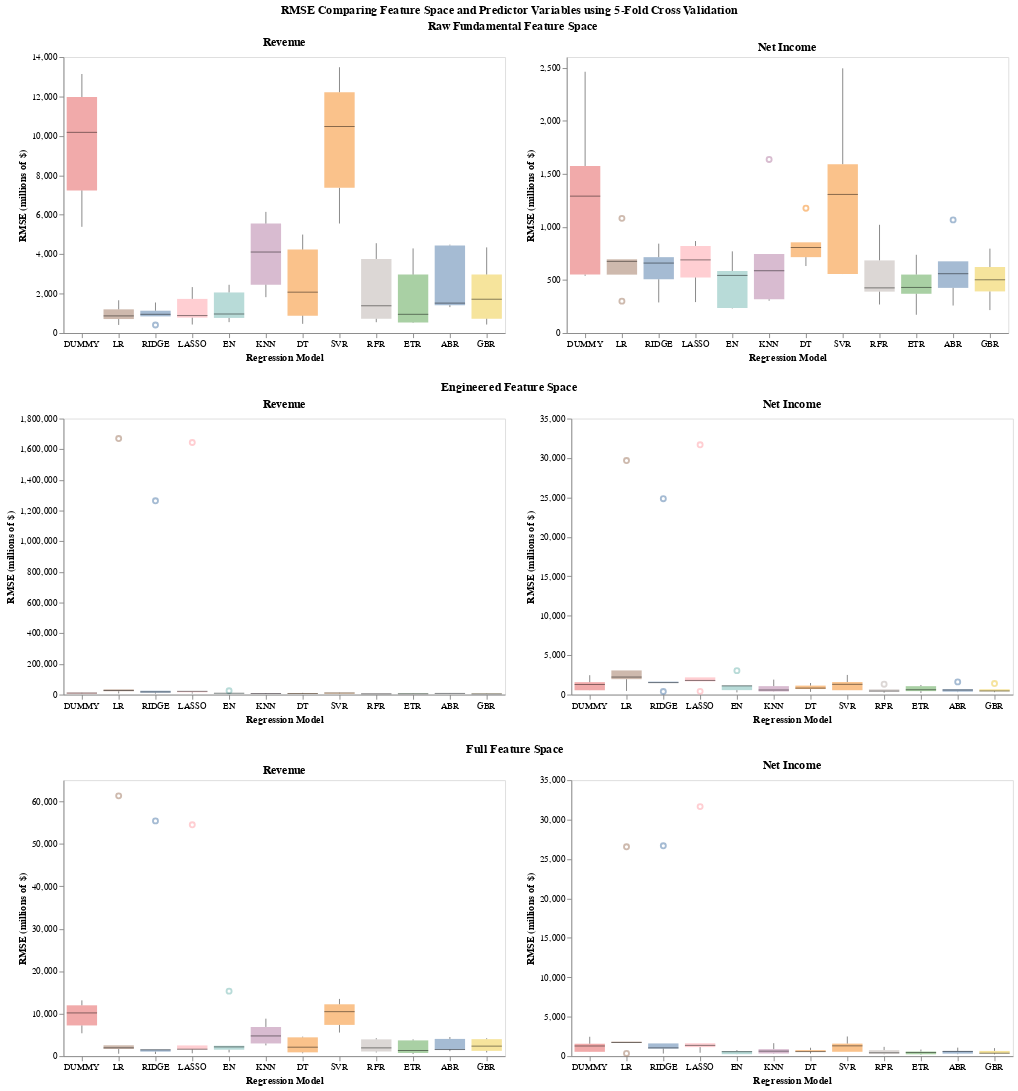

The notebook cell saved with this chart:
### Code cell
(full_chart & full_chart2 & full_chart3).properties(
    title=alt.TitleParams('RMSE Comparing Feature Space and Predictor Variables using 5-Fold Cross Validation', anchor='middle'))

### Figure 1 — Vega-Lite specification as saved in the notebook (floating-point values rounded to 4 significant figures)
{"config": {"view": {"continuousWidth": 300, "continuousHeight": 300}}, "vconcat": [{"hconcat": [{"data": {"name": "data-e4848a7503e595a6718efbc59805ee4b"}, "mark": {"type": "boxplot", "median": {"color": "black", "strokeWidth": 3}, "opacity": 0.5, "size": 33}, "encoding": {"color": {"field": "model", "legend": null, "type": "nominal"}, "x": {"axis": {"grid": false, "labelAngle": 0}, "field": "model", "sort": ["DUMMY", "LR", "RIDGE", "LASSO", "EN", "KNN", "DT", "SVR", "RFR", "ETR", "ABR", "GBR"], "title": "Regression Model", "type": "nominal"}, "y": {"axis": {"grid": false}, "field": "rmse", "title": "RMSE (millions of $)", "type": "quantitative"}}, "height": 300, "title": "Revenue", "width": 480}, {"data": {"name": "data-b37f6dd017c7f136a2761f75bf14d2f5"}, "mark": {"type": "boxplot", "median": {"color": "black", "strokeWidth": 3}, "opacity": 0.5, "size": 33}, "encoding": {"color": {"field": "model", "legend": null, "type": "nominal"}, "x": {"axis": {"grid": false, "labelAngle": 0}, "field": "model", "sort": ["DUMMY", "LR", "RIDGE", "LASSO", "EN", "KNN", "DT", "SVR", "RFR", "ETR", "ABR", "GBR"], "title": "Regression Model", "type": "nominal"}, "y": {"axis": {"grid": false}, "field": "rmse", "title": "RMSE (millions of $)", "type": "quantitative"}}, "height": 300, "title": "Net Income", "width": 480}], "title": {"text": "Raw Fundamental Feature Space", "anchor": "middle"}}, {"hconcat": [{"data": {"name": "data-2c83f61367b9a9bb2e094c91e7aa6c70"}, "mark": {"type": "boxplot", "median": {"color": "black", "strokeWidth": 3}, "opacity": 0.5, "size": 33}, "encoding": {"color": {"field": "model", "legend": null, "type": "nominal"}, "x": {"axis": {"grid": false, "labelAngle": 0}, "field": "model", "sort": ["DUMMY", "LR", "RIDGE", "LASSO", "EN", "KNN", "DT", "SVR", "RFR", "ETR", "ABR", "GBR"], "title": "Regression Model", "type": "nominal"}, "y": {"axis": {"grid": false}, "field": "rmse", "title": "RMSE (millions of $)", "type": "quantitative"}}, "height": 300, "title": "Revenue", "width": 480}, {"data": {"name": "data-06e326e392af70619e4648dd0601b941"}, "mark": {"type": "boxplot", "median": {"color": "black", "strokeWidth": 3}, "opacity": 0.5, "size": 33}, "encoding": {"color": {"field": "model", "legend": null, "type": "nominal"}, "x": {"axis": {"grid": false, "labelAngle": 0}, "field": "model", "sort": ["DUMMY", "LR", "RIDGE", "LASSO", "EN", "KNN", "DT", "SVR", "RFR", "ETR", "ABR", "GBR"], "title": "Regression Model", "type": "nominal"}, "y": {"axis": {"grid": false}, "field": "rmse", "title": "RMSE (millions of $)", "type": "quantitative"}}, "height": 300, "title": "Net Income", "width": 480}], "title": {"text": "Engineered Feature Space", "anchor": "middle"}}, {"hconcat": [{"data": {"name": "data-300b158b0f53d2827f449052b3dce489"}, "mark": {"type": "boxplot", "median": {"color": "black", "strokeWidth": 3}, "opacity": 0.5, "size": 33}, "encoding": {"color": {"field": "model", "legend": null, "type": "nominal"}, "x": {"axis": {"grid": false, "labelAngle": 0}, "field": "model", "sort": ["DUMMY", "LR", "RIDGE", "LASSO", "EN", "KNN", "DT", "SVR", "RFR", "ETR", "ABR", "GBR"], "title": "Regression Model", "type": "nominal"}, "y": {"axis": {"grid": false}, "field": "rmse", "title": "RMSE (millions of $)", "type": "quantitative"}}, "height": 300, "title": "Revenue", "width": 480}, {"data": {"name": "data-993961cdc294a7cc8883ef4e5017f7c1"}, "mark": {"type": "boxplot", "median": {"color": "black", "strokeWidth": 3}, "opacity": 0.5, "size": 33}, "encoding": {"color": {"field": "model", "legend": null, "type": "nominal"}, "x": {"axis": {"grid": false, "labelAngle": 0}, "field": "model", "sort": ["DUMMY", "LR", "RIDGE", "LASSO", "EN", "KNN", "DT", "SVR", "RFR", "ETR", "ABR", "GBR"], "title": "Regression Model", "type": "nominal"}, "y": {"axis": {"grid": false}, "field": "rmse", "title": "RMSE (millions of $)", "type": "quantitative"}}, "height": 300, "title": "Net Income", "width": 480}], "title": {"text": "Full Feature Space", "anchor": "middle"}}], "title": {"text": "RMSE Comparing Feature Space and Predictor Variables using 5-Fold Cross Validation", "anchor": "middle"}, "$schema": "https://vega.github.io/schema/vega-lite/v5.20.1.json", "datasets": {"data-e4848a7503e595a6718efbc59805ee4b": [{"model": "DUMMY", "rmse": 10180.0}, {"model": "DUMMY", "rmse": 13140.0}, {"model": "DUMMY", "rmse": 5387.0}, {"model": "DUMMY", "rmse": 11970.0}, {"model": "DUMMY", "rmse": 7235.0}, {"model": "LR", "rmse": 710.2}, {"model": "LR", "rmse": 1662.0}, {"model": "LR", "rmse": 869.1}, {"model": "LR", "rmse": 1202.0}, {"model": "LR", "rmse": 411.7}, {"model": "RIDGE", "rmse": 951.5}, {"model": "RIDGE", "rmse": 1549.0}, {"model": "RIDGE", "rmse": 844.3}, {"model": "RIDGE", "rmse": 1132.0}, {"model": "RIDGE", "rmse": 409.0}, {"model": "LASSO", "rmse": 783.5}, {"model": "LASSO", "rmse": 1731.0}, {"model": "LASSO", "rmse": 884.5}, {"model": "LASSO", "rmse": 2331.0}, {"model": "LASSO", "rmse": 431.4}, {"model": "EN", "rmse": 965.6}, {"model": "EN", "rmse": 2447.0}, {"model": "EN", "rmse": 766.2}, {"model": "EN", "rmse": 2058.0}, {"model": "EN", "rmse": 551.8}, {"model": "KNN", "rmse": 4109.0}, {"model": "KNN", "rmse": 6145.0}, {"model": "KNN", "rmse": 1820.0}, {"model": "KNN", "rmse": 5551.0}, {"model": "KNN", "rmse": 2454.0}, {"model": "DT", "rmse": 2074.0}, {"model": "DT", "rmse": 4995.0}, {"model": "DT", "rmse": 466.8}, {"model": "DT", "rmse": 4233.0}, {"model": "DT", "rmse": 882.7}, {"model": "SVR", "rmse": 10470.0}, {"model": "SVR", "rmse": 13480.0}, {"model": "SVR", "rmse": 5556.0}, {"model": "SVR", "rmse": 12210.0}, {"model": "SVR", "rmse": 7364.0}, {"model": "RFR", "rmse": 1382.0}, {"model": "RFR", "rmse": 4557.0}, {"model": "RFR", "rmse": 548.9}, {"model": "RFR", "rmse": 3758.0}, {"model": "RFR", "rmse": 726.1}, {"model": "ETR", "rmse": 951.1}, {"model": "ETR", "rmse": 4293.0}, {"model": "ETR", "rmse": 536.3}, {"model": "ETR", "rmse": 2964.0}, {"model": "ETR", "rmse": 515.5}, {"model": "ABR", "rmse": 1415.0}, {"model": "ABR", "rmse": 4445.0}, {"model": "ABR", "rmse": 1315.0}, {"model": "ABR", "rmse": 4483.0}, {"model": "ABR", "rmse": 1519.0}, {"model": "GBR", "rmse": 1716.0}, {"model": "GBR", "rmse": 4345.0}, {"model": "GBR", "rmse": 431.4}, {"model": "GBR", "rmse": 2967.0}, {"model": "GBR", "rmse": 728.9}], "data-b37f6dd017c7f136a2761f75bf14d2f5": [{"model": "DUMMY", "rmse": 1574.0}, {"model": "DUMMY", "rmse": 2461.0}, {"model": "DUMMY", "rmse": 538.8}, {"model": "DUMMY", "rmse": 1290.0}, {"model": "DUMMY", "rmse": 550.8}, {"model": "LR", "rmse": 694.6}, {"model": "LR", "rmse": 675.6}, {"model": "LR", "rmse": 550.3}, {"model": "LR", "rmse": 1080.0}, {"model": "LR", "rmse": 300.2}, {"model": "RIDGE", "rmse": 842.1}, {"model": "RIDGE", "rmse": 659.2}, {"model": "RIDGE", "rmse": 506.7}, {"model": "RIDGE", "rmse": 714.8}, {"model": "RIDGE", "rmse": 288.2}, {"model": "LASSO", "rmse": 866.8}, {"model": "LASSO", "rmse": 689.0}, {"model": "LASSO", "rmse": 524.3}, {"model": "LASSO", "rmse": 820.6}, {"model": "LASSO", "rmse": 291.4}, {"model": "EN", "rmse": 584.2}, {"model": "EN", "rmse": 769.6}, {"model": "EN", "rmse": 234.7}, {"model": "EN", "rmse": 543.2}, {"model": "EN", "rmse": 230.8}, {"model": "KNN", "rmse": 745.1}, {"model": "KNN", "rmse": 1635.0}, {"model": "KNN", "rmse": 317.8}, {"model": "KNN", "rmse": 586.7}, {"model": "KNN", "rmse": 304.5}, {"model": "DT", "rmse": 805.7}, {"model": "DT", "rmse": 1176.0}, {"model": "DT", "rmse": 854.7}, {"model": "DT", "rmse": 715.0}, {"model": "DT", "rmse": 631.2}, {"model": "SVR", "rmse": 1591.0}, {"model": "SVR", "rmse": 2494.0}, {"model": "SVR", "rmse": 555.0}, {"model": "SVR", "rmse": 1306.0}, {"model": "SVR", "rmse": 555.4}, {"model": "RFR", "rmse": 684.3}, {"model": "RFR", "rmse": 1020.0}, {"model": "RFR", "rmse": 425.4}, {"model": "RFR", "rmse": 390.2}, {"model": "RFR", "rmse": 268.7}, {"model": "ETR", "rmse": 550.8}, {"model": "ETR", "rmse": 737.1}, {"model": "ETR", "rmse": 370.0}, {"model": "ETR", "rmse": 429.9}, {"model": "ETR", "rmse": 172.3}, {"model": "ABR", "rmse": 675.5}, {"model": "ABR", "rmse": 1066.0}, {"model": "ABR", "rmse": 425.5}, {"model": "ABR", "rmse": 558.7}, {"model": "ABR", "rmse": 259.1}, {"model": "GBR", "rmse": 622.0}, {"model": "GBR", "rmse": 795.3}, {"model": "GBR", "rmse": 392.1}, {"model": "GBR", "rmse": 501.5}, {"model": "GBR", "rmse": 215.9}], "data-2c83f61367b9a9bb2e094c91e7aa6c70": [{"model": "DUMMY", "rmse": 10180.0}, {"model": "DUMMY", "rmse": 13140.0}, {"model": "DUMMY", "rmse": 5387.0}, {"model": "DUMMY", "rmse": 11970.0}, {"model": "DUMMY", "rmse": 7235.0}, {"model": "LR", "rmse": 34540.0}, {"model": "LR", "rmse": 21820.0}, {"model": "LR", "rmse": 1670000.0}, {"model": "LR", "rmse": 26720.0}, {"model": "LR", "rmse": 7470.0}, {"model": "RIDGE", "rmse": 12120.0}, {"model": "RIDGE", "rmse": 17580.0}, {"model": "RIDGE", "rmse": 1264000.0}, {"model": "RIDGE", "rmse": 25370.0}, {"model": "RIDGE", "rmse": 6523.0}, {"model": "LASSO", "rmse": 15280.0}, {"model": "LASSO", "rmse": 21560.0}, {"model": "LASSO", "rmse": 1644000.0}, {"model": "LASSO", "rmse": 21490.0}, {"model": "LASSO", "rmse": 6859.0}, {"model": "EN", "rmse": 8677.0}, {"model": "EN", "rmse": 9067.0}, {"model": "EN", "rmse": 24800.0}, {"model": "EN", "rmse": 10460.0}, {"model": "EN", "rmse": 6132.0}, {"model": "KNN", "rmse": 7209.0}, {"model": "KNN", "rmse": 10070.0}, {"model": "KNN", "rmse": 5156.0}, {"model": "KNN", "rmse": 8395.0}, {"model": "KNN", "rmse": 6041.0}, {"model": "DT", "rmse": 4862.0}, {"model": "DT", "rmse": 11550.0}, {"model": "DT", "rmse": 7378.0}, {"model": "DT", "rmse": 9120.0}, {"model": "DT", "rmse": 6208.0}, {"model": "SVR", "rmse": 10470.0}, {"model": "SVR", "rmse": 13480.0}, {"model": "SVR", "rmse": 5556.0}, {"model": "SVR", "rmse": 12210.0}, {"model": "SVR", "rmse": 7364.0}, {"model": "RFR", "rmse": 5142.0}, {"model": "RFR", "rmse": 6781.0}, {"model": "RFR", "rmse": 4882.0}, {"model": "RFR", "rmse": 6899.0}, {"model": "RFR", "rmse": 4753.0}, {"model": "ETR", "rmse": 5399.0}, {"model": "ETR", "rmse": 7564.0}, {"model": "ETR", "rmse": 4215.0}, {"model": "ETR", "rmse": 6395.0}, {"model": "ETR", "rmse": 4230.0}, {"model": "ABR", "rmse": 8420.0}, {"model": "ABR", "rmse": 8203.0}, {"model": "ABR", "rmse": 7246.0}, {"model": "ABR", "rmse": 7825.0}, {"model": "ABR", "rmse": 7728.0}, {"model": "GBR", "rmse": 4964.0}, {"model": "GBR", "rmse": 7372.0}, {"model": "GBR", "rmse": 4598.0}, {"model": "GBR", "rmse": 6344.0}, {"model": "GBR", "rmse": 4137.0}], "data-06e326e392af70619e4648dd0601b941": [{"model": "DUMMY", "rmse": 1574.0}, {"model": "DUMMY", "rmse": 2461.0}, {"model": "DUMMY", "rmse": 538.8}, {"model": "DUMMY", "rmse": 1290.0}, {"model": "DUMMY", "rmse": 550.8}, {"model": "LR", "rmse": 1956.0}, {"model": "LR", "rmse": 2226.0}, {"model": "LR", "rmse": 29680.0}, {"model": "LR", "rmse": 3066.0}, {"model": "LR", "rmse": 465.6}, {"model": "RIDGE", "rmse": 1645.0}, {"model": "RIDGE", "rmse": 1516.0}, {"model": "RIDGE", "rmse": 24840.0}, {"model": "RIDGE", "rmse": 1502.0}, {"model": "RIDGE", "rmse": 395.3}, {"model": "LASSO", "rmse": 1800.0}, {"model": "LASSO", "rmse": 1688.0}, {"model": "LASSO", "rmse": 31680.0}, {"model": "LASSO", "rmse": 2184.0}, {"model": "LASSO", "rmse": 412.6}, {"model": "EN", "rmse": 1145.0}, {"model": "EN", "rmse": 1107.0}, {"model": "EN", "rmse": 3033.0}, {"model": "EN", "rmse": 567.3}, {"model": "EN", "rmse": 280.5}, {"model": "KNN", "rmse": 1072.0}, {"model": "KNN", "rmse": 1900.0}, {"model": "KNN", "rmse": 397.5}, {"model": "KNN", "rmse": 581.6}, {"model": "KNN", "rmse": 365.3}, {"model": "DT", "rmse": 705.0}, {"model": "DT", "rmse": 1140.0}, {"model": "DT", "rmse": 1470.0}, {"model": "DT", "rmse": 825.0}, {"model": "DT", "rmse": 346.5}, {"model": "SVR", "rmse": 1591.0}, {"model": "SVR", "rmse": 2494.0}, {"model": "SVR", "rmse": 555.0}, {"model": "SVR", "rmse": 1306.0}, {"model": "SVR", "rmse": 555.4}, {"model": "RFR", "rmse": 681.2}, {"model": "RFR", "rmse": 1316.0}, {"model": "RFR", "rmse": 447.4}, {"model": "RFR", "rmse": 399.2}, {"model": "RFR", "rmse": 236.8}, {"model": "ETR", "rmse": 1068.0}, {"model": "ETR", "rmse": 1221.0}, {"model": "ETR", "rmse": 615.6}, {"model": "ETR", "rmse": 440.5}, {"model": "ETR", "rmse": 205.8}, {"model": "ABR", "rmse": 694.9}, {"model": "ABR", "rmse": 1610.0}, {"model": "ABR", "rmse": 311.1}, {"model": "ABR", "rmse": 582.0}, {"model": "ABR", "rmse": 372.2}, {"model": "GBR", "rmse": 675.6}, {"model": "GBR", "rmse": 1401.0}, {"model": "GBR", "rmse": 416.1}, {"model": "GBR", "rmse": 460.9}, {"model": "GBR", "rmse": 302.6}], "data-300b158b0f53d2827f449052b3dce489": [{"model": "DUMMY", "rmse": 10180.0}, {"model": "DUMMY", "rmse": 13140.0}, {"model": "DUMMY", "rmse": 5387.0}, {"model": "DUMMY", "rmse": 11970.0}, {"model": "DUMMY", "rmse": 7235.0}, {"model": "LR", "rmse": 1694.0}, {"model": "LR", "rmse": 2557.0}, {"model": "LR", "rmse": 61300.0}, {"model": "LR", "rmse": 1961.0}, {"model": "LR", "rmse": 573.9}, {"model": "RIDGE", "rmse": 1069.0}, {"model": "RIDGE", "rmse": 1495.0}, {"model": "RIDGE", "rmse": 55400.0}, {"model": "RIDGE", "rmse": 1556.0}, {"model": "RIDGE", "rmse": 508.7}, {"model": "LASSO", "rmse": 1576.0}, {"model": "LASSO", "rmse": 1642.0}, {"model": "LASSO", "rmse": 54490.0}, {"model": "LASSO", "rmse": 2528.0}, {"model": "LASSO", "rmse": 674.7}, {"model": "EN", "rmse": 1520.0}, {"model": "EN", "rmse": 2185.0}, {"model": "EN", "rmse": 15310.0}, {"model": "EN", "rmse": 2451.0}, {"model": "EN", "rmse": 882.9}, {"model": "KNN", "rmse": 4761.0}, {"model": "KNN", "rmse": 8831.0}, {"model": "KNN", "rmse": 2995.0}, {"model": "KNN", "rmse": 6871.0}, {"model": "KNN", "rmse": 2536.0}, {"model": "DT", "rmse": 2117.0}, {"model": "DT", "rmse": 4429.0}, {"model": "DT", "rmse": 676.2}, {"model": "DT", "rmse": 4599.0}, {"model": "DT", "rmse": 896.7}, {"model": "SVR", "rmse": 10470.0}, {"model": "SVR", "rmse": 13480.0}, {"model": "SVR", "rmse": 5556.0}, {"model": "SVR", "rmse": 12210.0}, {"model": "SVR", "rmse": 7364.0}, {"model": "RFR", "rmse": 1948.0}, {"model": "RFR", "rmse": 4232.0}, {"model": "RFR", "rmse": 1094.0}, {"model": "RFR", "rmse": 3960.0}, {"model": "RFR", "rmse": 867.8}, {"model": "ETR", "rmse": 1330.0}, {"model": "ETR", "rmse": 3712.0}, {"model": "ETR", "rmse": 753.8}, {"model": "ETR", "rmse": 3955.0}, {"model": "ETR", "rmse": 496.5}, {"model": "ABR", "rmse": 1551.0}, {"model": "ABR", "rmse": 4062.0}, {"model": "ABR", "rmse": 1539.0}, {"model": "ABR", "rmse": 4512.0}, {"model": "ABR", "rmse": 1173.0}, {"model": "GBR", "rmse": 2364.0}, {"model": "GBR", "rmse": 4221.0}, {"model": "GBR", "rmse": 1247.0}, {"model": "GBR", "rmse": 4004.0}, {"model": "GBR", "rmse": 876.0}], "data-993961cdc294a7cc8883ef4e5017f7c1": [{"model": "DUMMY", "rmse": 1574.0}, {"model": "DUMMY", "rmse": 2461.0}, {"model": "DUMMY", "rmse": 538.8}, {"model": "DUMMY", "rmse": 1290.0}, {"model": "DUMMY", "rmse": 550.8}, {"model": "LR", "rmse": 1688.0}, {"model": "LR", "rmse": 1727.0}, {"model": "LR", "rmse": 26550.0}, {"model": "LR", "rmse": 1851.0}, {"model": "LR", "rmse": 350.6}, {"model": "RIDGE", "rmse": 1615.0}, {"model": "RIDGE", "rmse": 1048.0}, {"model": "RIDGE", "rmse": 26680.0}, {"model": "RIDGE", "rmse": 958.3}, {"model": "RIDGE", "rmse": 331.3}, {"model": "LASSO", "rmse": 1635.0}, {"model": "LASSO", "rmse": 1148.0}, {"model": "LASSO", "rmse": 31640.0}, {"model": "LASSO", "rmse": 1372.0}, {"model": "LASSO", "rmse": 430.1}, {"model": "EN", "rmse": 645.8}, {"model": "EN", "rmse": 772.3}, {"model": "EN", "rmse": 250.8}, {"model": "EN", "rmse": 565.4}, {"model": "EN", "rmse": 234.4}, {"model": "KNN", "rmse": 886.9}, {"model": "KNN", "rmse": 1648.0}, {"model": "KNN", "rmse": 297.7}, {"model": "KNN", "rmse": 636.7}, {"model": "KNN", "rmse": 338.8}, {"model": "DT", "rmse": 765.5}, {"model": "DT", "rmse": 1070.0}, {"model": "DT", "rmse": 322.9}, {"model": "DT", "rmse": 576.0}, {"model": "DT", "rmse": 562.0}, {"model": "SVR", "rmse": 1591.0}, {"model": "SVR", "rmse": 2494.0}, {"model": "SVR", "rmse": 555.0}, {"model": "SVR", "rmse": 1306.0}, {"model": "SVR", "rmse": 555.4}, {"model": "RFR", "rmse": 766.1}, {"model": "RFR", "rmse": 1180.0}, {"model": "RFR", "rmse": 427.1}, {"model": "RFR", "rmse": 296.7}, {"model": "RFR", "rmse": 239.5}, {"model": "ETR", "rmse": 587.6}, {"model": "ETR", "rmse": 841.1}, {"model": "ETR", "rmse": 238.6}, {"model": "ETR", "rmse": 472.4}, {"model": "ETR", "rmse": 175.4}, {"model": "ABR", "rmse": 661.4}, {"model": "ABR", "rmse": 1082.0}, {"model": "ABR", "rmse": 321.4}, {"model": "ABR", "rmse": 605.0}, {"model": "ABR", "rmse": 247.3}, {"model": "GBR", "rmse": 664.3}, {"model": "GBR", "rmse": 1021.0}, {"model": "GBR", "rmse": 373.1}, {"model": "GBR", "rmse": 346.2}, {"model": "GBR", "rmse": 224.8}]}}
